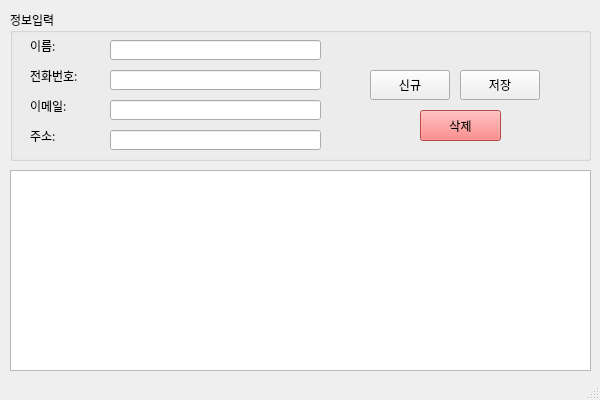
<?xml version="1.0" encoding="UTF-8"?>
<ui version="4.0">
 <class>mainWindow</class>
 <widget class="QMainWindow" name="mainWindow">
  <property name="geometry">
   <rect>
    <x>0</x>
    <y>0</y>
    <width>600</width>
    <height>400</height>
   </rect>
  </property>
  <property name="sizePolicy">
   <sizepolicy hsizetype="Fixed" vsizetype="Fixed">
    <horstretch>0</horstretch>
    <verstretch>0</verstretch>
   </sizepolicy>
  </property>
  <property name="minimumSize">
   <size>
    <width>600</width>
    <height>400</height>
   </size>
  </property>
  <property name="maximumSize">
   <size>
    <width>600</width>
    <height>400</height>
   </size>
  </property>
  <property name="windowTitle">
   <string>MainWindow</string>
  </property>
  <widget class="QWidget" name="centralwidget">
   <widget class="QWidget" name="verticalLayoutWidget">
    <property name="geometry">
     <rect>
      <x>10</x>
      <y>10</y>
      <width>581</width>
      <height>151</height>
     </rect>
    </property>
    <layout class="QVBoxLayout" name="verticalLayout">
     <item>
      <widget class="QGroupBox" name="groupBox">
       <property name="font">
        <font>
         <family>휴먼엑스포</family>
        </font>
       </property>
       <property name="title">
        <string>정보입력</string>
       </property>
       <widget class="QPushButton" name="btnSave">
        <property name="geometry">
         <rect>
          <x>450</x>
          <y>60</y>
          <width>80</width>
          <height>30</height>
         </rect>
        </property>
        <property name="font">
         <font>
          <family>휴먼모음T</family>
         </font>
        </property>
        <property name="text">
         <string>저장</string>
        </property>
       </widget>
       <widget class="QLabel" name="label">
        <property name="geometry">
         <rect>
          <x>20</x>
          <y>30</y>
          <width>56</width>
          <height>12</height>
         </rect>
        </property>
        <property name="font">
         <font>
          <family>휴먼모음T</family>
         </font>
        </property>
        <property name="text">
         <string>이름:</string>
        </property>
       </widget>
       <widget class="QLabel" name="label_2">
        <property name="geometry">
         <rect>
          <x>20</x>
          <y>60</y>
          <width>56</width>
          <height>12</height>
         </rect>
        </property>
        <property name="font">
         <font>
          <family>휴먼모음T</family>
         </font>
        </property>
        <property name="text">
         <string>전화번호:</string>
        </property>
       </widget>
       <widget class="QLabel" name="label_3">
        <property name="geometry">
         <rect>
          <x>20</x>
          <y>90</y>
          <width>56</width>
          <height>12</height>
         </rect>
        </property>
        <property name="font">
         <font>
          <family>휴먼모음T</family>
         </font>
        </property>
        <property name="text">
         <string>이메일:</string>
        </property>
       </widget>
       <widget class="QLabel" name="label_4">
        <property name="geometry">
         <rect>
          <x>20</x>
          <y>120</y>
          <width>56</width>
          <height>12</height>
         </rect>
        </property>
        <property name="font">
         <font>
          <family>휴먼모음T</family>
         </font>
        </property>
        <property name="text">
         <string>주소:</string>
        </property>
       </widget>
       <widget class="QLineEdit" name="txtName">
        <property name="geometry">
         <rect>
          <x>100</x>
          <y>30</y>
          <width>211</width>
          <height>20</height>
         </rect>
        </property>
       </widget>
       <widget class="QLineEdit" name="txtPhone">
        <property name="geometry">
         <rect>
          <x>100</x>
          <y>60</y>
          <width>211</width>
          <height>20</height>
         </rect>
        </property>
       </widget>
       <widget class="QLineEdit" name="txtEmail">
        <property name="geometry">
         <rect>
          <x>100</x>
          <y>90</y>
          <width>211</width>
          <height>20</height>
         </rect>
        </property>
       </widget>
       <widget class="QLineEdit" name="txtAddress">
        <property name="geometry">
         <rect>
          <x>100</x>
          <y>120</y>
          <width>211</width>
          <height>20</height>
         </rect>
        </property>
       </widget>
       <widget class="QPushButton" name="btnNew">
        <property name="geometry">
         <rect>
          <x>360</x>
          <y>60</y>
          <width>80</width>
          <height>30</height>
         </rect>
        </property>
        <property name="font">
         <font>
          <family>휴먼모음T</family>
         </font>
        </property>
        <property name="text">
         <string>신규</string>
        </property>
       </widget>
       <widget class="QPushButton" name="btnNew_2">
        <property name="geometry">
         <rect>
          <x>410</x>
          <y>100</y>
          <width>81</width>
          <height>31</height>
         </rect>
        </property>
        <property name="palette">
         <palette>
          <active>
           <colorrole role="WindowText">
            <brush brushstyle="SolidPattern">
             <color alpha="255">
              <red>0</red>
              <green>0</green>
              <blue>0</blue>
             </color>
            </brush>
           </colorrole>
           <colorrole role="Button">
            <brush brushstyle="SolidPattern">
             <color alpha="255">
              <red>255</red>
              <green>100</green>
              <blue>100</blue>
             </color>
            </brush>
           </colorrole>
           <colorrole role="Text">
            <brush brushstyle="SolidPattern">
             <color alpha="255">
              <red>0</red>
              <green>0</green>
              <blue>0</blue>
             </color>
            </brush>
           </colorrole>
           <colorrole role="ButtonText">
            <brush brushstyle="SolidPattern">
             <color alpha="255">
              <red>0</red>
              <green>0</green>
              <blue>0</blue>
             </color>
            </brush>
           </colorrole>
           <colorrole role="Base">
            <brush brushstyle="SolidPattern">
             <color alpha="255">
              <red>255</red>
              <green>100</green>
              <blue>100</blue>
             </color>
            </brush>
           </colorrole>
           <colorrole role="Window">
            <brush brushstyle="SolidPattern">
             <color alpha="255">
              <red>255</red>
              <green>100</green>
              <blue>100</blue>
             </color>
            </brush>
           </colorrole>
           <colorrole role="Shadow">
            <brush brushstyle="SolidPattern">
             <color alpha="255">
              <red>128</red>
              <green>126</green>
              <blue>131</blue>
             </color>
            </brush>
           </colorrole>
           <colorrole role="PlaceholderText">
            <brush brushstyle="SolidPattern">
             <color alpha="128">
              <red>0</red>
              <green>0</green>
              <blue>0</blue>
             </color>
            </brush>
           </colorrole>
          </active>
          <inactive>
           <colorrole role="WindowText">
            <brush brushstyle="SolidPattern">
             <color alpha="255">
              <red>0</red>
              <green>0</green>
              <blue>0</blue>
             </color>
            </brush>
           </colorrole>
           <colorrole role="Button">
            <brush brushstyle="SolidPattern">
             <color alpha="255">
              <red>255</red>
              <green>100</green>
              <blue>100</blue>
             </color>
            </brush>
           </colorrole>
           <colorrole role="Text">
            <brush brushstyle="SolidPattern">
             <color alpha="255">
              <red>0</red>
              <green>0</green>
              <blue>0</blue>
             </color>
            </brush>
           </colorrole>
           <colorrole role="ButtonText">
            <brush brushstyle="SolidPattern">
             <color alpha="255">
              <red>0</red>
              <green>0</green>
              <blue>0</blue>
             </color>
            </brush>
           </colorrole>
           <colorrole role="Base">
            <brush brushstyle="SolidPattern">
             <color alpha="255">
              <red>255</red>
              <green>100</green>
              <blue>100</blue>
             </color>
            </brush>
           </colorrole>
           <colorrole role="Window">
            <brush brushstyle="SolidPattern">
             <color alpha="255">
              <red>255</red>
              <green>100</green>
              <blue>100</blue>
             </color>
            </brush>
           </colorrole>
           <colorrole role="Shadow">
            <brush brushstyle="SolidPattern">
             <color alpha="255">
              <red>128</red>
              <green>126</green>
              <blue>131</blue>
             </color>
            </brush>
           </colorrole>
           <colorrole role="PlaceholderText">
            <brush brushstyle="SolidPattern">
             <color alpha="128">
              <red>0</red>
              <green>0</green>
              <blue>0</blue>
             </color>
            </brush>
           </colorrole>
          </inactive>
          <disabled>
           <colorrole role="WindowText">
            <brush brushstyle="SolidPattern">
             <color alpha="255">
              <red>120</red>
              <green>120</green>
              <blue>120</blue>
             </color>
            </brush>
           </colorrole>
           <colorrole role="Button">
            <brush brushstyle="SolidPattern">
             <color alpha="255">
              <red>255</red>
              <green>100</green>
              <blue>100</blue>
             </color>
            </brush>
           </colorrole>
           <colorrole role="Text">
            <brush brushstyle="SolidPattern">
             <color alpha="255">
              <red>120</red>
              <green>120</green>
              <blue>120</blue>
             </color>
            </brush>
           </colorrole>
           <colorrole role="ButtonText">
            <brush brushstyle="SolidPattern">
             <color alpha="255">
              <red>120</red>
              <green>120</green>
              <blue>120</blue>
             </color>
            </brush>
           </colorrole>
           <colorrole role="Base">
            <brush brushstyle="SolidPattern">
             <color alpha="255">
              <red>255</red>
              <green>100</green>
              <blue>100</blue>
             </color>
            </brush>
           </colorrole>
           <colorrole role="Window">
            <brush brushstyle="SolidPattern">
             <color alpha="255">
              <red>255</red>
              <green>100</green>
              <blue>100</blue>
             </color>
            </brush>
           </colorrole>
           <colorrole role="Shadow">
            <brush brushstyle="SolidPattern">
             <color alpha="255">
              <red>128</red>
              <green>126</green>
              <blue>131</blue>
             </color>
            </brush>
           </colorrole>
           <colorrole role="PlaceholderText">
            <brush brushstyle="SolidPattern">
             <color alpha="128">
              <red>0</red>
              <green>0</green>
              <blue>0</blue>
             </color>
            </brush>
           </colorrole>
          </disabled>
         </palette>
        </property>
        <property name="font">
         <font>
          <family>휴먼모음T</family>
         </font>
        </property>
        <property name="styleSheet">
         <string notr="true">background-color : rgb(255, 100, 100);
fore-color: rgb(255,255,255);</string>
        </property>
        <property name="text">
         <string>삭제</string>
        </property>
       </widget>
      </widget>
     </item>
    </layout>
   </widget>
   <widget class="QWidget" name="verticalLayoutWidget_2">
    <property name="geometry">
     <rect>
      <x>10</x>
      <y>170</y>
      <width>581</width>
      <height>201</height>
     </rect>
    </property>
    <layout class="QVBoxLayout" name="verticalLayout_2">
     <item>
      <widget class="QTableWidget" name="tblAddress">
       <property name="styleSheet">
        <string notr="true"/>
       </property>
      </widget>
     </item>
    </layout>
   </widget>
  </widget>
  <widget class="QStatusBar" name="stbCurrent"/>
 </widget>
 <resources/>
 <connections/>
</ui>
